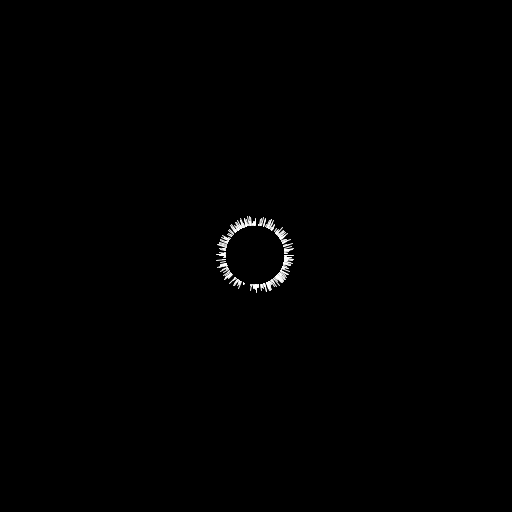
Frame 1 (no input)
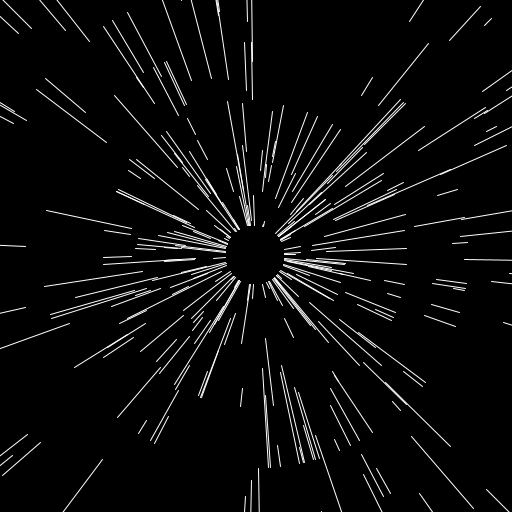
Frame 60 (the mouse pressed at the canvas centre just before this capture)
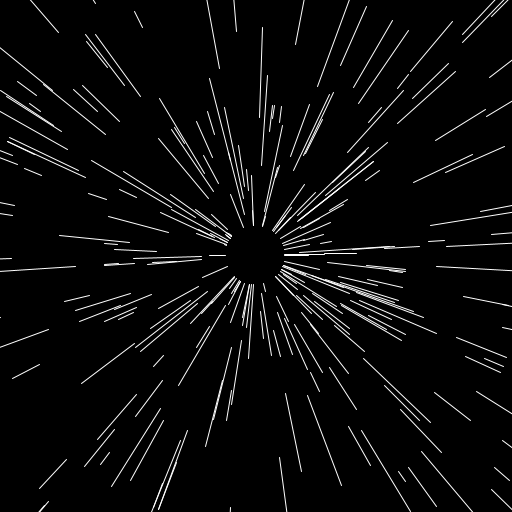
Frame 120 (the mouse held since frame 60 and released just before this capture)

The Processing sketch that drew these frames (run headless with seeded random() and noise(); from frame 60 on, the mouse is pressed at the canvas centre):

// Processing sketch: processing_98116
// ── processing_98116.pde

int count = 300;
Line[] lines = new Line[count];

void setup() {
  size(512,512);
  smooth();
  stroke(255);
  for(int i=0; i<count; i++){
    lines[i] = new Line();
  }
}

void draw() {
  background(0);
  for(int i=0; i<count; i++){
    lines[i].update();
  }
}

class Line {
  int begin = 30;
  int start = begin;
  int stop = begin;
  int leng = int(random(10,100));
  int velo = int(random(1,10));
  float rot = random(0, TWO_PI);

  void update() {
    if(start>360){
      begin = 30;
      start = begin;
      stop = begin;
      leng = int(random(10,100));
      velo = int(random(1,10));
      rot = random(0, TWO_PI);
    }
    if(stop-start<leng){
      stop = stop + velo;
    }
    if(stop-start>=leng){
      start = start + velo;
      stop = stop + velo;
    }

    pushMatrix();
    translate(255,255);
    rotate(rot);
    line(0,start,0,stop);
    popMatrix();
  }
}
